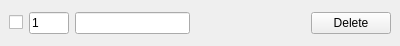
<?xml version="1.0" encoding="UTF-8"?>
<ui version="4.0">
 <class>itemFrame</class>
 <widget class="QWidget" name="itemFrame">
  <property name="geometry">
   <rect>
    <x>0</x>
    <y>0</y>
    <width>400</width>
    <height>46</height>
   </rect>
  </property>
  <property name="sizePolicy">
   <sizepolicy hsizetype="Preferred" vsizetype="Preferred">
    <horstretch>0</horstretch>
    <verstretch>0</verstretch>
   </sizepolicy>
  </property>
  <property name="windowTitle">
   <string>Shopping List</string>
  </property>
  <layout class="QGridLayout">
   <property name="margin">
    <number>9</number>
   </property>
   <property name="spacing">
    <number>6</number>
   </property>
   <item row="0" column="2">
    <layout class="QHBoxLayout" name="itemLayout">
     <item>
      <widget class="QCheckBox" name="haveFoundCheckBox">
       <property name="text">
        <string/>
       </property>
      </widget>
     </item>
     <item>
      <widget class="QLineEdit" name="numberOfItems">
       <property name="maximumSize">
        <size>
         <width>40</width>
         <height>16777215</height>
        </size>
       </property>
       <property name="toolTip">
        <string>Write number of units</string>
       </property>
       <property name="text">
        <string>1</string>
       </property>
      </widget>
     </item>
     <item>
      <widget class="QLineEdit" name="itemName">
       <property name="toolTip">
        <string>Write item</string>
       </property>
       <property name="text">
        <string extracomment="Item"/>
       </property>
      </widget>
     </item>
     <item>
      <spacer name="horizontalSpacer">
       <property name="orientation">
        <enum>Qt::Horizontal</enum>
       </property>
       <property name="sizeHint" stdset="0">
        <size>
         <width>40</width>
         <height>20</height>
        </size>
       </property>
      </spacer>
     </item>
     <item>
      <widget class="QPushButton" name="pushButton">
       <property name="text">
        <string>Delete</string>
       </property>
      </widget>
     </item>
    </layout>
   </item>
  </layout>
 </widget>
 <tabstops>
  <tabstop>itemName</tabstop>
  <tabstop>numberOfItems</tabstop>
  <tabstop>haveFoundCheckBox</tabstop>
 </tabstops>
 <resources/>
 <connections>
  <connection>
   <sender>pushButton</sender>
   <signal>clicked()</signal>
   <receiver>itemName</receiver>
   <slot>clear()</slot>
   <hints>
    <hint type="sourcelabel">
     <x>346</x>
     <y>27</y>
    </hint>
    <hint type="destinationlabel">
     <x>179</x>
     <y>31</y>
    </hint>
   </hints>
  </connection>
 </connections>
 <slots>
  <slot>newItem_clicked()</slot>
 </slots>
</ui>
